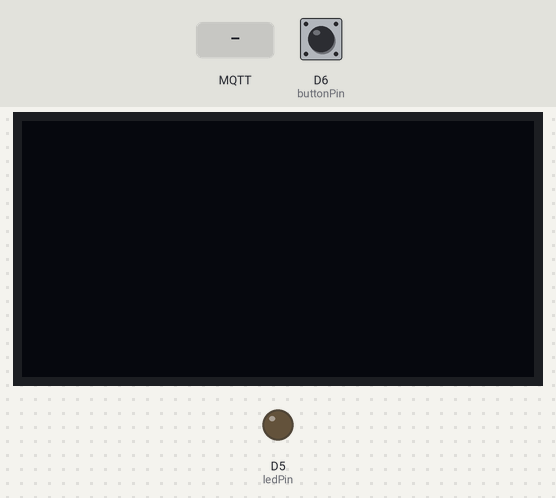
Recording of a sketch running on a simulated Arduino MKR. Parts: 128×64 one-colour display, output pins drawn as LEDs (lit = HIGH). The inputs (shaded band) are chosen by the test bench; at power-on: D6 (buttonPin) HIGH. WiFi joins after 1.5 s; servers stay silent unless stated; no MQTT or app messages arrive unless stated; what the sketch prints to the serial monitor is not drawn.

Above: at 2.7 s.
2.8 s: MQTT message "1" arrives on the first subscribed topic
At 3.7 s:
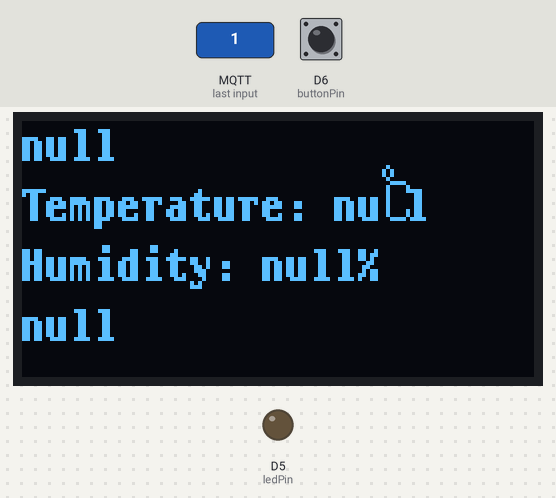
4.4 s: D6 (buttonPin) pulled LOW for 0.15 s
At 4.48 s:
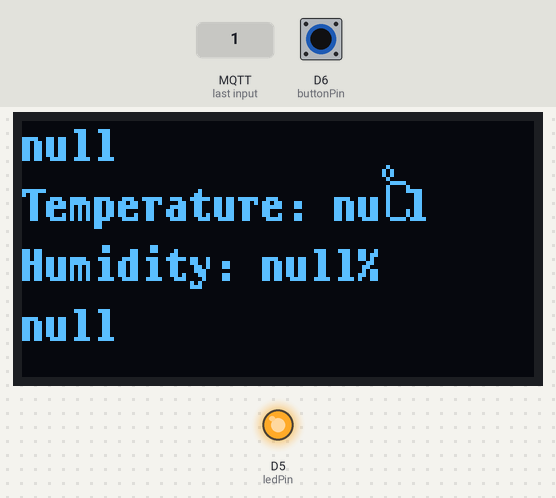
6.0 s: D6 (buttonPin) pulled LOW for 3.2 s
At 10.5 s:
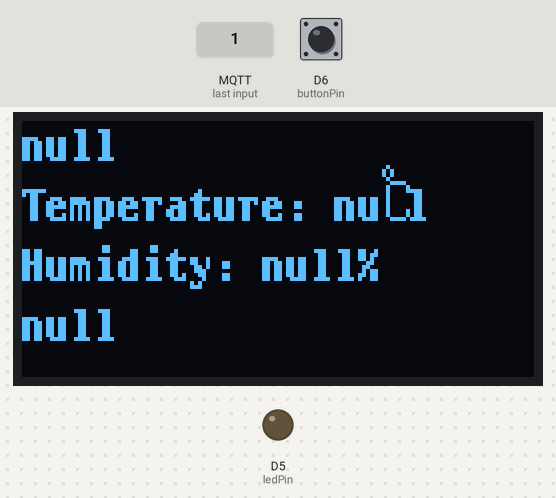
Timing chart, 0 to 12.0 s (numbered marks = the images above; inputs shaded):
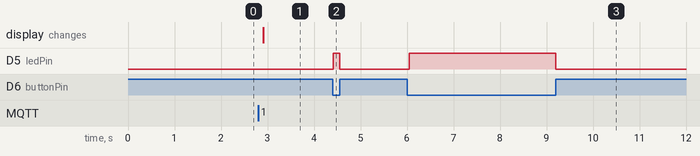

The sketch:

Savarese.ino
```cpp
#include "arduino_secrets.h"
#define BROKER_IP    "mqtt.eclipse.org"
#define DEV_NAME     ""
#define MQTT_USER    ""
#define MQTT_PW      ""
char ssid[] = SECRET_SSID;
char pass[] = SECRET_PASS;
#include <MQTT.h>
#ifdef ARDUINO_SAMD_MKRWIFI1010
#include <WiFiNINA.h>
#elif ARDUINO_SAMD_MKR1000
#include <WiFi101.h>
#elif ESP8266
#include <ESP8266WiFi.h>
#else
#error unknown board
#endif
#include <U8g2lib.h>
#ifdef U8X8_HAVE_HW_SPI
#include <SPI.h>
#endif
#ifdef U8X8_HAVE_HW_I2C
#include <Wire.h>
#endif
#include <Arduino.h>
#include <ArduinoJson.h>

U8G2_SSD1306_128X64_NONAME_F_SW_I2C u8g2(U8G2_R0, SCL, SDA, U8X8_PIN_NONE);


u8g2_uint_t offset;
u8g2_uint_t width;
int cont;
const char *text = "U8g2 ";
const int buttonPin = 6;
const int ledPin =  5;
int flag = 0;
int sflag = 0;
String citta = "";
WiFiClient net;
MQTTClient client;
void connect() {
 Serial.print("checking wifi...");
 while (WiFi.status() != WL_CONNECTED) {
   Serial.print(".");
   delay(1000);
 }
 Serial.print("\nconnecting...");
 while (!client.connect(DEV_NAME, MQTT_USER, MQTT_PW)) {
   Serial.print(".");
   delay(1000);
 }
 Serial.println("\nconnected!");
 client.subscribe("/MeteoResponse");
}

void messageReceived(String &topic, String &payload){
   u8g2.begin();
   StaticJsonDocument<400> meteo;
   deserializeJson(meteo, payload);
    String name = meteo[0]["name"];
    String temp = meteo[1]["temp"];
    String hum = meteo[2]["hum"];
    int weat = meteo[3]["weat"];
    String weatcond = meteo[4]["weatcond"];
   Serial.println(weatcond);
    u8g2.setFont(u8g2_font_t0_11b_tf);
    u8g2.setFontDirection(0);
    u8g2.clearBuffer();
    u8g2.setCursor(0, 10);
    u8g2.print(name);
    u8g2.setCursor(0, 25);
    u8g2.print("Temperature: " + temp);
    u8g2.setFont(u8g2_font_unifont_t_symbols);
    u8g2.drawGlyph(90, 25, 0x2103);
    u8g2.setFont(u8g2_font_t0_11b_tf);
    u8g2.setCursor(0, 40);
    u8g2.print("Humidity: " + hum + "%");
    u8g2.setFont(u8g2_font_t0_11b_tf);
    u8g2.setCursor(0, 55);
    u8g2.print(weatcond);
    u8g2.setFont(u8g2_font_unifont_t_symbols);

    if(weat>=200 && weat<=531){
      u8g2.drawGlyph(100, 50, 0x2602);
    }
    if(weat>=600 && weat<=622){
      u8g2.drawGlyph(100, 50, 0x2603);
    }
    if(weat>=701 && weat<=781){
      u8g2.drawGlyph(100, 50, 0x2590);
    }
    if(weat == 800){
      u8g2.drawGlyph(100, 50, 0x2600);
    }
    if(weat>=801 && weat<=804){
      u8g2.drawGlyph(100, 50, 0x2601);
    }
    u8g2.sendBuffer();

}

void setup() {
  pinMode(ledPin, OUTPUT);
  pinMode(buttonPin, INPUT_PULLUP);
 Serial.begin(115200);
 WiFi.begin(ssid, pass);
 client.begin(BROKER_IP, 1883, net);
 client.onMessage(messageReceived);
 connect();
}
void loop() {
  client.loop();
  if (!client.connected()) {
   connect();
 }
   switch(cont){
    case 1:
    citta = "Turin";
    break;
    case 2:
    citta = "Milan";
    break;
    case 3:
    citta = "Rome";
    break;
    case 4:
    citta = "Naples";
    break;
    default:
    cont = 1;
    break;

   }
       if( (digitalRead(buttonPin) == LOW) && (flag == 0) && (sflag == 0) )
      {
        flag = 1;
        digitalWrite(ledPin, HIGH);
        client.publish("/MeteoRequest", citta);
        cont++;
        sflag = 1;
      }
      if( (digitalRead(buttonPin) == LOW) && (flag == 1) && (sflag == 0) )
      {
        flag = 0;
        digitalWrite(ledPin, HIGH);
        client.publish("/MeteoRequest", citta);
        cont++;
        sflag = 1;
      }
      if( (digitalRead(buttonPin) == HIGH)) // if the button is not pressed

      {
        digitalWrite(ledPin, LOW);
        sflag = 0;
        delay(100);
      }

}
```

arduino_secrets.h
```cpp
#define SECRET_SSID ""
#define SECRET_PASS ""
```

Measured:
- after the input at 2.8 s, the display: changes after 0.11 s (image 1)
- after the input at 4.4 s, D5 (ledPin): LOW → HIGH at once, → LOW 0.14 s later
- after the input at 6.0 s, D5 (ledPin): LOW → HIGH after 0.05 s, → LOW 3.1 s later
